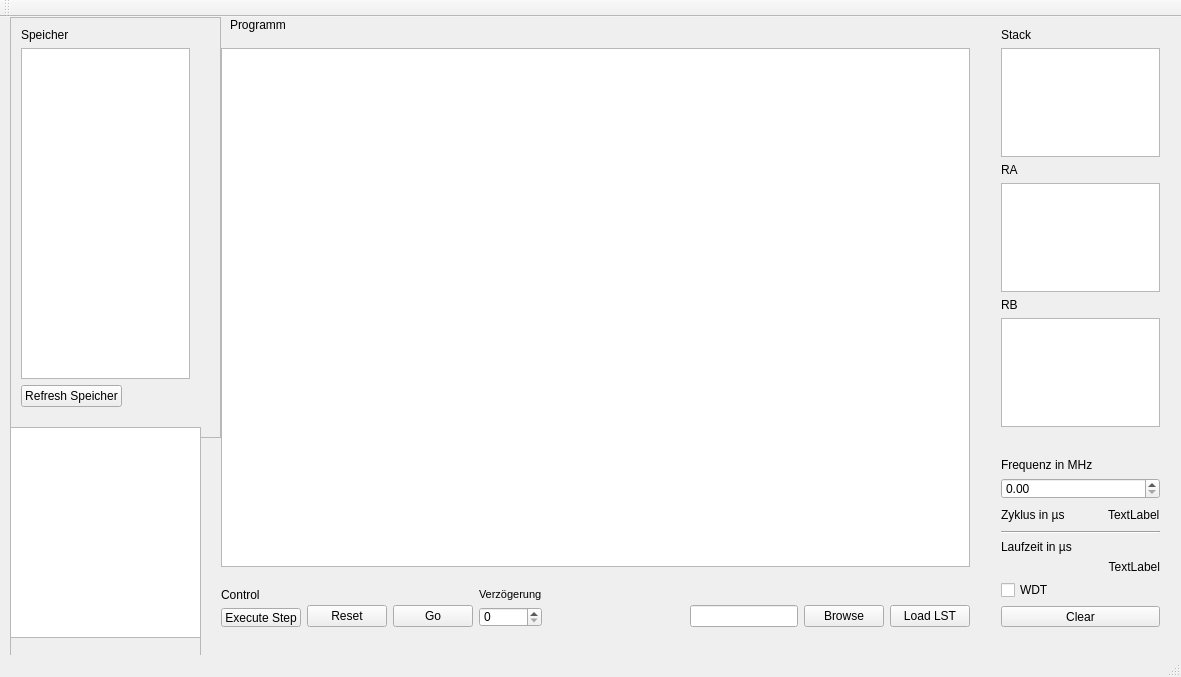
<?xml version="1.0" encoding="UTF-8"?>
<ui version="4.0">
 <class>MainWindow</class>
 <widget class="QMainWindow" name="MainWindow">
  <property name="geometry">
   <rect>
    <x>0</x>
    <y>0</y>
    <width>1181</width>
    <height>677</height>
   </rect>
  </property>
  <property name="windowTitle">
   <string>MainWindow</string>
  </property>
  <widget class="QWidget" name="centralWidget">
   <widget class="QLabel" name="label_2">
    <property name="geometry">
     <rect>
      <x>230</x>
      <y>0</y>
      <width>71</width>
      <height>16</height>
     </rect>
    </property>
    <property name="text">
     <string>Programm</string>
    </property>
   </widget>
   <widget class="QFrame" name="frame">
    <property name="geometry">
     <rect>
      <x>10</x>
      <y>0</y>
      <width>211</width>
      <height>421</height>
     </rect>
    </property>
    <property name="frameShape">
     <enum>QFrame::StyledPanel</enum>
    </property>
    <property name="frameShadow">
     <enum>QFrame::Raised</enum>
    </property>
    <widget class="QWidget" name="verticalLayoutWidget">
     <property name="geometry">
      <rect>
       <x>0</x>
       <y>0</y>
       <width>191</width>
       <height>401</height>
      </rect>
     </property>
     <layout class="QVBoxLayout" name="verticalLayout">
      <item>
       <widget class="QLabel" name="label">
        <property name="text">
         <string>Speicher</string>
        </property>
       </widget>
      </item>
      <item>
       <widget class="QTableWidget" name="tw_speicher"/>
      </item>
      <item>
       <layout class="QHBoxLayout" name="horizontalLayout_2">
        <item>
         <widget class="QPushButton" name="refresh_speicher">
          <property name="text">
           <string>Refresh Speicher</string>
          </property>
         </widget>
        </item>
        <item>
         <spacer name="horizontalSpacer">
          <property name="orientation">
           <enum>Qt::Horizontal</enum>
          </property>
          <property name="sizeHint" stdset="0">
           <size>
            <width>40</width>
            <height>20</height>
           </size>
          </property>
         </spacer>
        </item>
       </layout>
      </item>
     </layout>
    </widget>
   </widget>
   <widget class="QWidget" name="horizontalLayoutWidget_2">
    <property name="geometry">
     <rect>
      <x>210</x>
      <y>560</y>
      <width>771</width>
      <height>61</height>
     </rect>
    </property>
    <layout class="QHBoxLayout" name="horizontalLayout_3">
     <item>
      <layout class="QVBoxLayout" name="verticalLayout_8">
       <item>
        <spacer name="verticalSpacer_4">
         <property name="orientation">
          <enum>Qt::Vertical</enum>
         </property>
         <property name="sizeHint" stdset="0">
          <size>
           <width>20</width>
           <height>40</height>
          </size>
         </property>
        </spacer>
       </item>
       <item>
        <widget class="QLabel" name="label_3">
         <property name="text">
          <string>Control</string>
         </property>
        </widget>
       </item>
       <item>
        <widget class="QPushButton" name="pb_executeStep">
         <property name="text">
          <string>Execute Step</string>
         </property>
        </widget>
       </item>
      </layout>
     </item>
     <item>
      <layout class="QVBoxLayout" name="verticalLayout_9">
       <item>
        <spacer name="verticalSpacer_5">
         <property name="orientation">
          <enum>Qt::Vertical</enum>
         </property>
         <property name="sizeHint" stdset="0">
          <size>
           <width>20</width>
           <height>40</height>
          </size>
         </property>
        </spacer>
       </item>
       <item>
        <widget class="QPushButton" name="resetButton">
         <property name="text">
          <string>Reset</string>
         </property>
        </widget>
       </item>
      </layout>
     </item>
     <item>
      <layout class="QVBoxLayout" name="verticalLayout_10">
       <item>
        <spacer name="verticalSpacer_6">
         <property name="orientation">
          <enum>Qt::Vertical</enum>
         </property>
         <property name="sizeHint" stdset="0">
          <size>
           <width>20</width>
           <height>40</height>
          </size>
         </property>
        </spacer>
       </item>
       <item>
        <widget class="QPushButton" name="goButton">
         <property name="text">
          <string>Go</string>
         </property>
        </widget>
       </item>
      </layout>
     </item>
     <item>
      <layout class="QVBoxLayout" name="verticalLayout_5">
       <item>
        <spacer name="verticalSpacer_3">
         <property name="orientation">
          <enum>Qt::Vertical</enum>
         </property>
         <property name="sizeHint" stdset="0">
          <size>
           <width>20</width>
           <height>40</height>
          </size>
         </property>
        </spacer>
       </item>
       <item>
        <widget class="QLabel" name="label_verzoegerung">
         <property name="text">
          <string>&lt;!DOCTYPE HTML PUBLIC &quot;-//W3C//DTD HTML 4.0//EN&quot; &quot;http://www.w3.org/TR/REC-html40/strict.dtd&quot;&gt;
&lt;html&gt;&lt;head&gt;&lt;meta name=&quot;qrichtext&quot; content=&quot;1&quot; /&gt;&lt;style type=&quot;text/css&quot;&gt;
p, li { white-space: pre-wrap; }
&lt;/style&gt;&lt;/head&gt;&lt;body style=&quot; font-family:'MS Shell Dlg 2'; font-size:8pt; font-weight:400; font-style:normal;&quot;&gt;
&lt;p style=&quot; margin-top:12px; margin-bottom:12px; margin-left:0px; margin-right:0px; -qt-block-indent:0; text-indent:0px;&quot;&gt;Verzögerung&lt;/p&gt;&lt;/body&gt;&lt;/html&gt;</string>
         </property>
        </widget>
       </item>
       <item>
        <widget class="QSpinBox" name="verzoegerung"/>
       </item>
      </layout>
     </item>
     <item>
      <spacer name="horizontalSpacer_3">
       <property name="orientation">
        <enum>Qt::Horizontal</enum>
       </property>
       <property name="sizeHint" stdset="0">
        <size>
         <width>40</width>
         <height>20</height>
        </size>
       </property>
      </spacer>
     </item>
     <item>
      <layout class="QVBoxLayout" name="verticalLayout_11">
       <item>
        <spacer name="verticalSpacer_7">
         <property name="orientation">
          <enum>Qt::Vertical</enum>
         </property>
         <property name="sizeHint" stdset="0">
          <size>
           <width>20</width>
           <height>40</height>
          </size>
         </property>
        </spacer>
       </item>
       <item>
        <layout class="QHBoxLayout" name="horizontalLayout_6">
         <item>
          <widget class="QLineEdit" name="le_filename">
           <property name="sizePolicy">
            <sizepolicy hsizetype="Fixed" vsizetype="Fixed">
             <horstretch>0</horstretch>
             <verstretch>0</verstretch>
            </sizepolicy>
           </property>
          </widget>
         </item>
         <item>
          <widget class="QPushButton" name="selectFile_Button">
           <property name="text">
            <string>Browse</string>
           </property>
          </widget>
         </item>
         <item>
          <widget class="QPushButton" name="pb_load">
           <property name="text">
            <string>Load LST</string>
           </property>
          </widget>
         </item>
        </layout>
       </item>
      </layout>
     </item>
    </layout>
   </widget>
   <widget class="QWidget" name="horizontalLayoutWidget_3">
    <property name="geometry">
     <rect>
      <x>210</x>
      <y>20</y>
      <width>771</width>
      <height>541</height>
     </rect>
    </property>
    <layout class="QHBoxLayout" name="horizontalLayout_4">
     <item>
      <widget class="QListWidget" name="lw_lstFile"/>
     </item>
     <item>
      <layout class="QVBoxLayout" name="verticalLayout_2"/>
     </item>
    </layout>
   </widget>
   <widget class="QFrame" name="frame_2">
    <property name="geometry">
     <rect>
      <x>10</x>
      <y>410</y>
      <width>191</width>
      <height>231</height>
     </rect>
    </property>
    <property name="frameShape">
     <enum>QFrame::StyledPanel</enum>
    </property>
    <property name="frameShadow">
     <enum>QFrame::Raised</enum>
    </property>
    <widget class="QTableWidget" name="tw_specialFunctionRegister">
     <property name="geometry">
      <rect>
       <x>0</x>
       <y>0</y>
       <width>191</width>
       <height>211</height>
      </rect>
     </property>
    </widget>
   </widget>
   <widget class="QWidget" name="verticalLayoutWidget_2">
    <property name="geometry">
     <rect>
      <x>990</x>
      <y>430</y>
      <width>181</width>
      <height>191</height>
     </rect>
    </property>
    <layout class="QVBoxLayout" name="verticalLayout_3">
     <item>
      <spacer name="verticalSpacer_2">
       <property name="orientation">
        <enum>Qt::Vertical</enum>
       </property>
       <property name="sizeHint" stdset="0">
        <size>
         <width>20</width>
         <height>40</height>
        </size>
       </property>
      </spacer>
     </item>
     <item>
      <widget class="QLabel" name="label_4">
       <property name="text">
        <string>Frequenz in MHz</string>
       </property>
      </widget>
     </item>
     <item>
      <widget class="QDoubleSpinBox" name="frequency"/>
     </item>
     <item>
      <layout class="QHBoxLayout" name="horizontalLayout">
       <item>
        <widget class="QLabel" name="label_6">
         <property name="text">
          <string>Zyklus in µs</string>
         </property>
        </widget>
       </item>
       <item>
        <spacer name="horizontalSpacer_2">
         <property name="orientation">
          <enum>Qt::Horizontal</enum>
         </property>
         <property name="sizeHint" stdset="0">
          <size>
           <width>40</width>
           <height>20</height>
          </size>
         </property>
        </spacer>
       </item>
       <item>
        <widget class="QLabel" name="cycle">
         <property name="text">
          <string>TextLabel</string>
         </property>
        </widget>
       </item>
      </layout>
     </item>
     <item>
      <widget class="Line" name="line">
       <property name="orientation">
        <enum>Qt::Horizontal</enum>
       </property>
      </widget>
     </item>
     <item>
      <widget class="QLabel" name="label_5">
       <property name="text">
        <string>Laufzeit in µs</string>
       </property>
      </widget>
     </item>
     <item>
      <widget class="QLabel" name="runtime">
       <property name="text">
        <string>&lt;html&gt;&lt;head/&gt;&lt;body&gt;&lt;p align=&quot;right&quot;&gt;TextLabel&lt;/p&gt;&lt;/body&gt;&lt;/html&gt;</string>
       </property>
      </widget>
     </item>
     <item>
      <widget class="QCheckBox" name="WDTcheckBox">
       <property name="text">
        <string>WDT</string>
       </property>
      </widget>
     </item>
     <item>
      <widget class="QPushButton" name="clearRuntime">
       <property name="text">
        <string>Clear</string>
       </property>
      </widget>
     </item>
    </layout>
   </widget>
   <widget class="QWidget" name="verticalLayoutWidget_3">
    <property name="geometry">
     <rect>
      <x>990</x>
      <y>0</y>
      <width>181</width>
      <height>421</height>
     </rect>
    </property>
    <layout class="QVBoxLayout" name="verticalLayout_4">
     <item>
      <widget class="QLabel" name="label_7">
       <property name="text">
        <string>Stack</string>
       </property>
      </widget>
     </item>
     <item>
      <widget class="QListWidget" name="lw_stack">
       <property name="sizePolicy">
        <sizepolicy hsizetype="Expanding" vsizetype="Expanding">
         <horstretch>0</horstretch>
         <verstretch>0</verstretch>
        </sizepolicy>
       </property>
      </widget>
     </item>
     <item>
      <widget class="QLabel" name="label_8">
       <property name="text">
        <string>RA</string>
       </property>
      </widget>
     </item>
     <item>
      <widget class="QTableWidget" name="tw_RA"/>
     </item>
     <item>
      <widget class="QLabel" name="label_9">
       <property name="text">
        <string>RB</string>
       </property>
      </widget>
     </item>
     <item>
      <widget class="QTableWidget" name="tw_RB"/>
     </item>
    </layout>
   </widget>
  </widget>
  <widget class="QMenuBar" name="menuBar">
   <property name="geometry">
    <rect>
     <x>0</x>
     <y>0</y>
     <width>1181</width>
     <height>21</height>
    </rect>
   </property>
  </widget>
  <widget class="QToolBar" name="mainToolBar">
   <attribute name="toolBarArea">
    <enum>TopToolBarArea</enum>
   </attribute>
   <attribute name="toolBarBreak">
    <bool>false</bool>
   </attribute>
  </widget>
  <widget class="QStatusBar" name="statusBar"/>
  <action name="actionAsdfasdf">
   <property name="text">
    <string>asdfasdf</string>
   </property>
  </action>
  <action name="actionAsdfasdfadf">
   <property name="text">
    <string>asdfasdfadf</string>
   </property>
  </action>
 </widget>
 <layoutdefault spacing="6" margin="11"/>
 <resources/>
 <connections/>
</ui>
